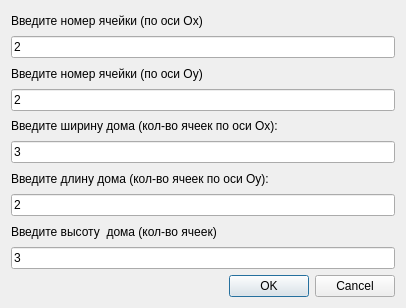
<?xml version="1.0" encoding="UTF-8"?>
<ui version="4.0">
 <class>PlaceHouseChooser</class>
 <widget class="QDialog" name="PlaceHouseChooser">
  <property name="geometry">
   <rect>
    <x>0</x>
    <y>0</y>
    <width>406</width>
    <height>308</height>
   </rect>
  </property>
  <property name="windowTitle">
   <string>Dialog</string>
  </property>
  <layout class="QVBoxLayout" name="verticalLayout_2">
   <item>
    <layout class="QVBoxLayout" name="verticalLayout">
     <item>
      <widget class="QLabel" name="label_2">
       <property name="text">
        <string>Введите номер ячейки (по оси Ox)</string>
       </property>
      </widget>
     </item>
     <item>
      <widget class="QLineEdit" name="lineEdit">
       <property name="text">
        <string>2</string>
       </property>
      </widget>
     </item>
     <item>
      <widget class="QLabel" name="label_3">
       <property name="text">
        <string>Введите номер ячейки (по оси Oy)</string>
       </property>
      </widget>
     </item>
     <item>
      <widget class="QLineEdit" name="lineEdit_2">
       <property name="text">
        <string>2</string>
       </property>
      </widget>
     </item>
     <item>
      <widget class="QLabel" name="label">
       <property name="text">
        <string>Введите ширину дома (кол-во ячеек по оси Ox):</string>
       </property>
      </widget>
     </item>
     <item>
      <widget class="QLineEdit" name="lineEdit_3">
       <property name="inputMask">
        <string/>
       </property>
       <property name="text">
        <string>3</string>
       </property>
      </widget>
     </item>
     <item>
      <widget class="QLabel" name="label_4">
       <property name="text">
        <string>Введите длину дома (кол-во ячеек по оси Oy):</string>
       </property>
      </widget>
     </item>
     <item>
      <widget class="QLineEdit" name="lineEdit_4">
       <property name="text">
        <string>2</string>
       </property>
      </widget>
     </item>
     <item>
      <widget class="QLabel" name="label_5">
       <property name="text">
        <string>Введите высоту  дома (кол-во ячеек)</string>
       </property>
      </widget>
     </item>
     <item>
      <widget class="QLineEdit" name="lineEdit_5">
       <property name="text">
        <string>3</string>
       </property>
      </widget>
     </item>
     <item>
      <widget class="QDialogButtonBox" name="buttonBox">
       <property name="orientation">
        <enum>Qt::Horizontal</enum>
       </property>
       <property name="standardButtons">
        <set>QDialogButtonBox::Cancel|QDialogButtonBox::Ok</set>
       </property>
      </widget>
     </item>
    </layout>
   </item>
  </layout>
 </widget>
 <resources/>
 <connections/>
</ui>
